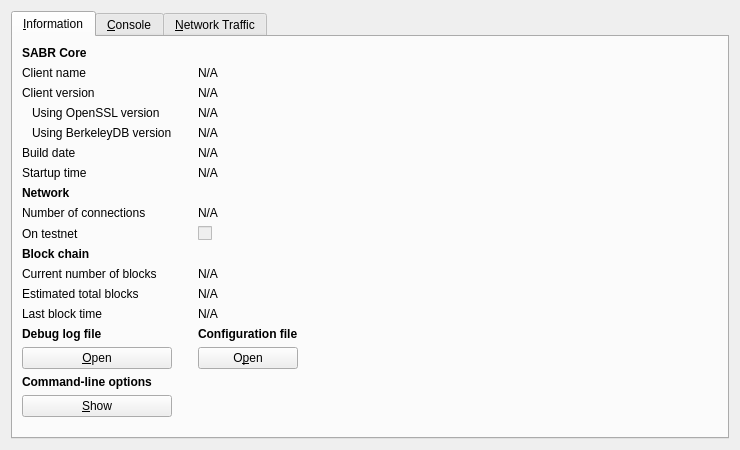
<?xml version="1.0" encoding="UTF-8"?>
<ui version="4.0">
 <class>RPCConsole</class>
 <widget class="QWidget" name="RPCConsole">
  <property name="geometry">
   <rect>
    <x>0</x>
    <y>0</y>
    <width>740</width>
    <height>450</height>
   </rect>
  </property>
  <property name="windowTitle">
   <string>SABR - Debug window</string>
  </property>
  <layout class="QVBoxLayout" name="verticalLayout_2">
   <item>
    <widget class="QTabWidget" name="tabWidget">
     <property name="currentIndex">
      <number>0</number>
     </property>
     <widget class="QWidget" name="tab_info">
      <attribute name="title">
       <string>&amp;Information</string>
      </attribute>
      <layout class="QGridLayout" name="gridLayout">
       <item row="15" column="2">
        <widget class="QLabel" name="labelConfigfile">
         <property name="font">
          <font>
           <weight>75</weight>
           <bold>true</bold>
          </font>
         </property>
         <property name="text">
          <string>Configuration file</string>
         </property>
        </widget>
       </item>
       <item row="13" column="2">
        <widget class="QLabel" name="lastBlockTime">
         <property name="cursor">
          <cursorShape>IBeamCursor</cursorShape>
         </property>
         <property name="text">
          <string>N/A</string>
         </property>
         <property name="textFormat">
          <enum>Qt::PlainText</enum>
         </property>
         <property name="textInteractionFlags">
          <set>Qt::LinksAccessibleByMouse|Qt::TextSelectableByKeyboard|Qt::TextSelectableByMouse</set>
         </property>
        </widget>
       </item>
       <item row="11" column="0">
        <widget class="QLabel" name="label_3">
         <property name="text">
          <string>Current number of blocks</string>
         </property>
        </widget>
       </item>
       <item row="11" column="2">
        <widget class="QLabel" name="numberOfBlocks">
         <property name="cursor">
          <cursorShape>IBeamCursor</cursorShape>
         </property>
         <property name="text">
          <string>N/A</string>
         </property>
         <property name="textFormat">
          <enum>Qt::PlainText</enum>
         </property>
         <property name="textInteractionFlags">
          <set>Qt::LinksAccessibleByMouse|Qt::TextSelectableByKeyboard|Qt::TextSelectableByMouse</set>
         </property>
        </widget>
       </item>
       <item row="17" column="0">
        <widget class="QLabel" name="labelCLOptions">
         <property name="font">
          <font>
           <weight>75</weight>
           <bold>true</bold>
          </font>
         </property>
         <property name="text">
          <string>Command-line options</string>
         </property>
        </widget>
       </item>
       <item row="16" column="0">
        <widget class="QPushButton" name="openDebugLogfileButton">
         <property name="toolTip">
          <string>Open the SABR debug log file from the current data directory. This can take a few seconds for large log files.</string>
         </property>
         <property name="text">
          <string>&amp;Open</string>
         </property>
         <property name="autoDefault">
          <bool>false</bool>
         </property>
        </widget>
       </item>
       <item row="15" column="0">
        <widget class="QLabel" name="labelDebugLogfile">
         <property name="font">
          <font>
           <weight>75</weight>
           <bold>true</bold>
          </font>
         </property>
         <property name="text">
          <string>Debug log file</string>
         </property>
        </widget>
       </item>
       <item row="18" column="3" rowspan="2">
        <spacer name="horizontalSpacer">
         <property name="orientation">
          <enum>Qt::Horizontal</enum>
         </property>
         <property name="sizeHint" stdset="0">
          <size>
           <width>404</width>
           <height>20</height>
          </size>
         </property>
        </spacer>
       </item>
       <item row="19" column="1">
        <spacer name="verticalSpacer">
         <property name="orientation">
          <enum>Qt::Vertical</enum>
         </property>
         <property name="sizeHint" stdset="0">
          <size>
           <width>20</width>
           <height>40</height>
          </size>
         </property>
        </spacer>
       </item>
       <item row="18" column="0">
        <widget class="QPushButton" name="showCLOptionsButton">
         <property name="toolTip">
          <string>Show the SABR-Qt help message to get a list with possible SABR command-line options.</string>
         </property>
         <property name="text">
          <string>&amp;Show</string>
         </property>
         <property name="autoDefault">
          <bool>false</bool>
         </property>
        </widget>
       </item>
       <item row="13" column="0">
        <widget class="QLabel" name="label_2">
         <property name="text">
          <string>Last block time</string>
         </property>
        </widget>
       </item>
       <item row="7" column="0">
        <widget class="QLabel" name="label_11">
         <property name="font">
          <font>
           <weight>75</weight>
           <bold>true</bold>
          </font>
         </property>
         <property name="text">
          <string>Network</string>
         </property>
        </widget>
       </item>
       <item row="6" column="2">
        <widget class="QLabel" name="startupTime">
         <property name="cursor">
          <cursorShape>IBeamCursor</cursorShape>
         </property>
         <property name="text">
          <string>N/A</string>
         </property>
         <property name="textFormat">
          <enum>Qt::PlainText</enum>
         </property>
         <property name="textInteractionFlags">
          <set>Qt::LinksAccessibleByMouse|Qt::TextSelectableByKeyboard|Qt::TextSelectableByMouse</set>
         </property>
        </widget>
       </item>
       <item row="6" column="0">
        <widget class="QLabel" name="label_13">
         <property name="text">
          <string>Startup time</string>
         </property>
        </widget>
       </item>
       <item row="9" column="0">
        <widget class="QLabel" name="label_8">
         <property name="text">
          <string>On testnet</string>
         </property>
        </widget>
       </item>
       <item row="8" column="2">
        <widget class="QLabel" name="numberOfConnections">
         <property name="cursor">
          <cursorShape>IBeamCursor</cursorShape>
         </property>
         <property name="text">
          <string>N/A</string>
         </property>
         <property name="textFormat">
          <enum>Qt::PlainText</enum>
         </property>
         <property name="textInteractionFlags">
          <set>Qt::LinksAccessibleByMouse|Qt::TextSelectableByKeyboard|Qt::TextSelectableByMouse</set>
         </property>
        </widget>
       </item>
       <item row="8" column="0">
        <widget class="QLabel" name="label_7">
         <property name="text">
          <string>Number of connections</string>
         </property>
        </widget>
       </item>
       <item row="10" column="0">
        <widget class="QLabel" name="label_10">
         <property name="font">
          <font>
           <weight>75</weight>
           <bold>true</bold>
          </font>
         </property>
         <property name="text">
          <string>Block chain</string>
         </property>
        </widget>
       </item>
       <item row="9" column="2">
        <widget class="QCheckBox" name="isTestNet">
         <property name="enabled">
          <bool>false</bool>
         </property>
         <property name="text">
          <string/>
         </property>
        </widget>
       </item>
       <item row="12" column="0">
        <widget class="QLabel" name="label_4">
         <property name="text">
          <string>Estimated total blocks</string>
         </property>
        </widget>
       </item>
       <item row="12" column="2">
        <widget class="QLabel" name="totalBlocks">
         <property name="cursor">
          <cursorShape>IBeamCursor</cursorShape>
         </property>
         <property name="text">
          <string>N/A</string>
         </property>
         <property name="textFormat">
          <enum>Qt::PlainText</enum>
         </property>
         <property name="textInteractionFlags">
          <set>Qt::LinksAccessibleByMouse|Qt::TextSelectableByKeyboard|Qt::TextSelectableByMouse</set>
         </property>
        </widget>
       </item>
       <item row="2" column="2">
        <widget class="QLabel" name="clientVersion">
         <property name="cursor">
          <cursorShape>IBeamCursor</cursorShape>
         </property>
         <property name="text">
          <string>N/A</string>
         </property>
         <property name="textFormat">
          <enum>Qt::PlainText</enum>
         </property>
         <property name="textInteractionFlags">
          <set>Qt::LinksAccessibleByMouse|Qt::TextSelectableByKeyboard|Qt::TextSelectableByMouse</set>
         </property>
        </widget>
       </item>
       <item row="4" column="0">
        <widget class="QLabel" name="label_berkeleyDBVersion">
         <property name="text">
          <string>Using BerkeleyDB version</string>
         </property>
         <property name="indent">
          <number>10</number>
         </property>
        </widget>
       </item>
       <item row="3" column="0">
        <widget class="QLabel" name="label_14">
         <property name="text">
          <string>Using OpenSSL version</string>
         </property>
         <property name="indent">
          <number>10</number>
         </property>
        </widget>
       </item>
       <item row="3" column="2">
        <widget class="QLabel" name="openSSLVersion">
         <property name="cursor">
          <cursorShape>IBeamCursor</cursorShape>
         </property>
         <property name="text">
          <string>N/A</string>
         </property>
         <property name="textFormat">
          <enum>Qt::PlainText</enum>
         </property>
         <property name="textInteractionFlags">
          <set>Qt::LinksAccessibleByMouse|Qt::TextSelectableByKeyboard|Qt::TextSelectableByMouse</set>
         </property>
        </widget>
       </item>
       <item row="4" column="2">
        <widget class="QLabel" name="berkeleyDBVersion">
         <property name="cursor">
          <cursorShape>IBeamCursor</cursorShape>
         </property>
         <property name="text">
          <string>N/A</string>
         </property>
         <property name="textFormat">
          <enum>Qt::PlainText</enum>
         </property>
         <property name="textInteractionFlags">
          <set>Qt::LinksAccessibleByMouse|Qt::TextSelectableByKeyboard|Qt::TextSelectableByMouse</set>
         </property>
        </widget>
       </item>
       <item row="5" column="0">
        <widget class="QLabel" name="label_12">
         <property name="text">
          <string>Build date</string>
         </property>
        </widget>
       </item>
       <item row="5" column="2">
        <widget class="QLabel" name="buildDate">
         <property name="cursor">
          <cursorShape>IBeamCursor</cursorShape>
         </property>
         <property name="text">
          <string>N/A</string>
         </property>
         <property name="textFormat">
          <enum>Qt::PlainText</enum>
         </property>
         <property name="textInteractionFlags">
          <set>Qt::LinksAccessibleByMouse|Qt::TextSelectableByKeyboard|Qt::TextSelectableByMouse</set>
         </property>
        </widget>
       </item>
       <item row="2" column="0">
        <widget class="QLabel" name="label_6">
         <property name="text">
          <string>Client version</string>
         </property>
        </widget>
       </item>
       <item row="0" column="0">
        <widget class="QLabel" name="label_9">
         <property name="font">
          <font>
           <weight>75</weight>
           <bold>true</bold>
          </font>
         </property>
         <property name="text">
          <string>SABR Core</string>
         </property>
        </widget>
       </item>
       <item row="1" column="2">
        <widget class="QLabel" name="clientName">
         <property name="cursor">
          <cursorShape>IBeamCursor</cursorShape>
         </property>
         <property name="text">
          <string>N/A</string>
         </property>
         <property name="textFormat">
          <enum>Qt::PlainText</enum>
         </property>
         <property name="textInteractionFlags">
          <set>Qt::LinksAccessibleByMouse|Qt::TextSelectableByKeyboard|Qt::TextSelectableByMouse</set>
         </property>
        </widget>
       </item>
       <item row="1" column="0">
        <widget class="QLabel" name="label_5">
         <property name="text">
          <string>Client name</string>
         </property>
        </widget>
       </item>
       <item row="14" column="2">
        <spacer name="verticalSpacer_2">
         <property name="orientation">
          <enum>Qt::Vertical</enum>
         </property>
         <property name="sizeHint" stdset="0">
          <size>
           <width>20</width>
           <height>20</height>
          </size>
         </property>
        </spacer>
       </item>
       <item row="16" column="2">
        <widget class="QPushButton" name="openConfigurationfileButton">
         <property name="toolTip">
          <string>Open the SABR configuration file from the current data directory.</string>
         </property>
         <property name="text">
          <string>O&amp;pen</string>
         </property>
         <property name="autoDefault">
          <bool>false</bool>
         </property>
        </widget>
       </item>
      </layout>
     </widget>
     <widget class="QWidget" name="tab_console">
      <attribute name="title">
       <string>&amp;Console</string>
      </attribute>
      <layout class="QVBoxLayout" name="verticalLayout_3">
       <property name="spacing">
        <number>3</number>
       </property>
       <item>
        <widget class="QTextEdit" name="messagesWidget">
         <property name="minimumSize">
          <size>
           <width>0</width>
           <height>100</height>
          </size>
         </property>
         <property name="readOnly">
          <bool>true</bool>
         </property>
         <property name="tabKeyNavigation" stdset="0">
          <bool>false</bool>
         </property>
         <property name="columnCount" stdset="0">
          <number>2</number>
         </property>
        </widget>
       </item>
       <item>
        <layout class="QHBoxLayout" name="horizontalLayout">
         <property name="spacing">
          <number>3</number>
         </property>
         <item>
          <widget class="QLabel" name="label">
           <property name="text">
            <string notr="true">&gt;</string>
           </property>
          </widget>
         </item>
         <item>
          <widget class="QLineEdit" name="lineEdit"/>
         </item>
         <item>
          <widget class="QPushButton" name="clearButton">
           <property name="maximumSize">
            <size>
             <width>24</width>
             <height>24</height>
            </size>
           </property>
           <property name="toolTip">
            <string>Clear console</string>
           </property>
           <property name="text">
            <string/>
           </property>
           <property name="icon">
            <iconset resource="../bitcoin.qrc">
             <normaloff>:/icons/remove</normaloff>:/icons/remove</iconset>
           </property>
           <property name="shortcut">
            <string notr="true">Ctrl+L</string>
           </property>
           <property name="autoDefault">
            <bool>false</bool>
           </property>
          </widget>
         </item>
        </layout>
       </item>
      </layout>
     </widget>
     <widget class="QWidget" name="tab_nettraffic">
      <attribute name="title">
       <string>&amp;Network Traffic</string>
      </attribute>
      <layout class="QHBoxLayout" name="horizontalLayout_3">
       <item>
        <layout class="QVBoxLayout" name="verticalLayout_4">
         <item>
          <widget class="TrafficGraphWidget" name="trafficGraph" native="true">
           <property name="sizePolicy">
            <sizepolicy hsizetype="Expanding" vsizetype="Expanding">
             <horstretch>0</horstretch>
             <verstretch>0</verstretch>
            </sizepolicy>
           </property>
          </widget>
         </item>
         <item>
          <layout class="QHBoxLayout" name="horizontalLayout_2">
           <item>
            <widget class="QSlider" name="sldGraphRange">
             <property name="minimum">
              <number>1</number>
             </property>
             <property name="maximum">
              <number>288</number>
             </property>
             <property name="pageStep">
              <number>12</number>
             </property>
             <property name="value">
              <number>6</number>
             </property>
             <property name="orientation">
              <enum>Qt::Horizontal</enum>
             </property>
            </widget>
           </item>
           <item>
            <widget class="QLabel" name="lblGraphRange">
             <property name="minimumSize">
              <size>
               <width>100</width>
               <height>0</height>
              </size>
             </property>
             <property name="alignment">
              <set>Qt::AlignCenter</set>
             </property>
            </widget>
           </item>
           <item>
            <widget class="QPushButton" name="btnClearTrafficGraph">
             <property name="text">
              <string>&amp;Clear</string>
             </property>
             <property name="autoDefault">
              <bool>false</bool>
             </property>
            </widget>
           </item>
          </layout>
         </item>
        </layout>
       </item>
       <item>
        <layout class="QVBoxLayout" name="verticalLayout">
         <item>
          <widget class="QGroupBox" name="groupBox">
           <property name="title">
            <string>Totals</string>
           </property>
           <layout class="QVBoxLayout" name="verticalLayout_5">
            <item>
             <layout class="QHBoxLayout" name="horizontalLayout_4">
              <item>
               <widget class="Line" name="line">
                <property name="sizePolicy">
                 <sizepolicy hsizetype="Fixed" vsizetype="Fixed">
                  <horstretch>0</horstretch>
                  <verstretch>0</verstretch>
                 </sizepolicy>
                </property>
                <property name="minimumSize">
                 <size>
                  <width>10</width>
                  <height>0</height>
                 </size>
                </property>
                <property name="palette">
                 <palette>
                  <active>
                   <colorrole role="Light">
                    <brush brushstyle="SolidPattern">
                     <color alpha="255">
                      <red>0</red>
                      <green>255</green>
                      <blue>0</blue>
                     </color>
                    </brush>
                   </colorrole>
                  </active>
                  <inactive>
                   <colorrole role="Light">
                    <brush brushstyle="SolidPattern">
                     <color alpha="255">
                      <red>0</red>
                      <green>255</green>
                      <blue>0</blue>
                     </color>
                    </brush>
                   </colorrole>
                  </inactive>
                  <disabled>
                   <colorrole role="Light">
                    <brush brushstyle="SolidPattern">
                     <color alpha="255">
                      <red>0</red>
                      <green>255</green>
                      <blue>0</blue>
                     </color>
                    </brush>
                   </colorrole>
                  </disabled>
                 </palette>
                </property>
                <property name="orientation">
                 <enum>Qt::Horizontal</enum>
                </property>
               </widget>
              </item>
              <item>
               <widget class="QLabel" name="label_16">
                <property name="text">
                 <string>Received:</string>
                </property>
               </widget>
              </item>
              <item>
               <widget class="QLabel" name="lblBytesIn">
                <property name="minimumSize">
                 <size>
                  <width>50</width>
                  <height>0</height>
                 </size>
                </property>
                <property name="alignment">
                 <set>Qt::AlignRight|Qt::AlignTrailing|Qt::AlignVCenter</set>
                </property>
               </widget>
              </item>
             </layout>
            </item>
            <item>
             <layout class="QHBoxLayout" name="horizontalLayout_5">
              <item>
               <widget class="Line" name="line_2">
                <property name="sizePolicy">
                 <sizepolicy hsizetype="Fixed" vsizetype="Fixed">
                  <horstretch>0</horstretch>
                  <verstretch>0</verstretch>
                 </sizepolicy>
                </property>
                <property name="minimumSize">
                 <size>
                  <width>10</width>
                  <height>0</height>
                 </size>
                </property>
                <property name="palette">
                 <palette>
                  <active>
                   <colorrole role="Light">
                    <brush brushstyle="SolidPattern">
                     <color alpha="255">
                      <red>255</red>
                      <green>0</green>
                      <blue>0</blue>
                     </color>
                    </brush>
                   </colorrole>
                  </active>
                  <inactive>
                   <colorrole role="Light">
                    <brush brushstyle="SolidPattern">
                     <color alpha="255">
                      <red>255</red>
                      <green>0</green>
                      <blue>0</blue>
                     </color>
                    </brush>
                   </colorrole>
                  </inactive>
                  <disabled>
                   <colorrole role="Light">
                    <brush brushstyle="SolidPattern">
                     <color alpha="255">
                      <red>255</red>
                      <green>0</green>
                      <blue>0</blue>
                     </color>
                    </brush>
                   </colorrole>
                  </disabled>
                 </palette>
                </property>
                <property name="orientation">
                 <enum>Qt::Horizontal</enum>
                </property>
               </widget>
              </item>
              <item>
               <widget class="QLabel" name="label_17">
                <property name="text">
                 <string>Sent:</string>
                </property>
               </widget>
              </item>
              <item>
               <widget class="QLabel" name="lblBytesOut">
                <property name="minimumSize">
                 <size>
                  <width>50</width>
                  <height>0</height>
                 </size>
                </property>
                <property name="alignment">
                 <set>Qt::AlignRight|Qt::AlignTrailing|Qt::AlignVCenter</set>
                </property>
               </widget>
              </item>
             </layout>
            </item>
            <item>
             <spacer name="verticalSpacer_4">
              <property name="orientation">
               <enum>Qt::Vertical</enum>
              </property>
              <property name="sizeHint" stdset="0">
               <size>
                <width>20</width>
                <height>407</height>
               </size>
              </property>
             </spacer>
            </item>
           </layout>
          </widget>
         </item>
        </layout>
       </item>
      </layout>
     </widget>
    </widget>
   </item>
  </layout>
 </widget>
 <customwidgets>
  <customwidget>
   <class>TrafficGraphWidget</class>
   <extends>QWidget</extends>
   <header>trafficgraphwidget.h</header>
   <container>1</container>
   <slots>
    <slot>clear()</slot>
   </slots>
  </customwidget>
 </customwidgets>
 <resources>
  <include location="../bitcoin.qrc"/>
 </resources>
 <connections/>
</ui>
